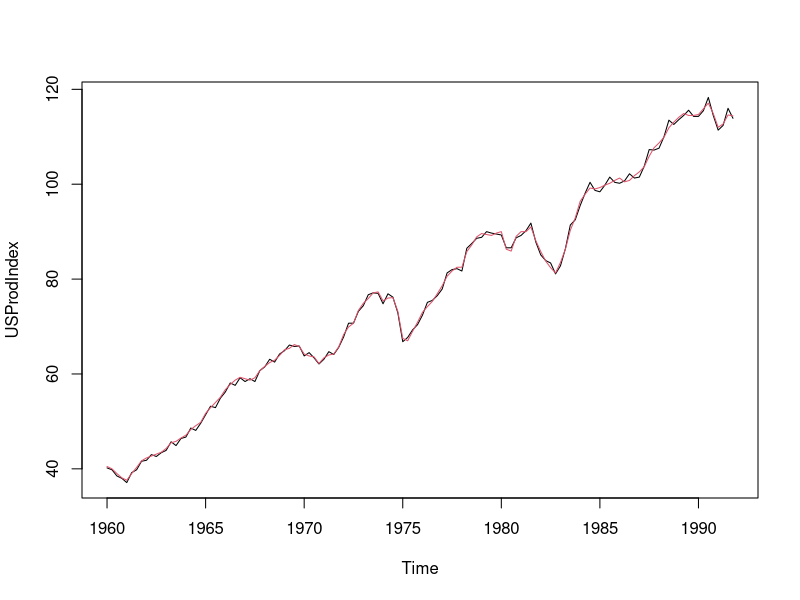
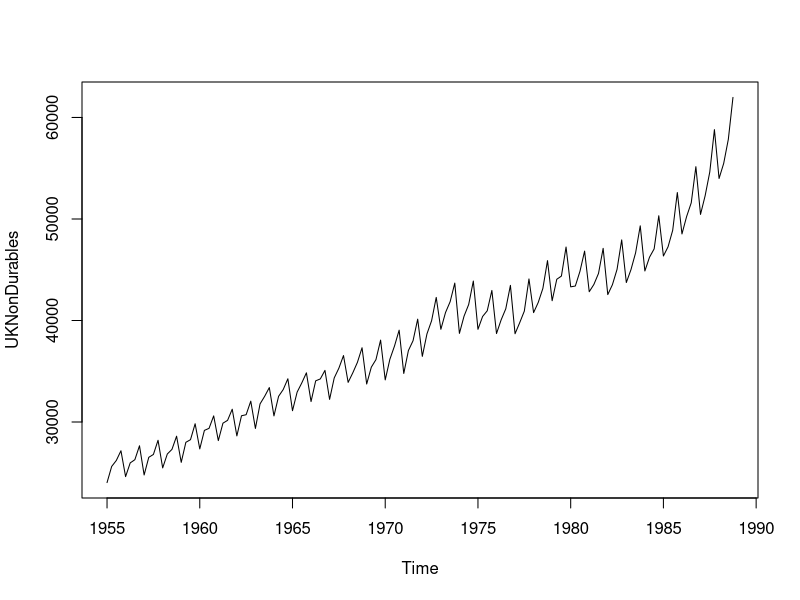
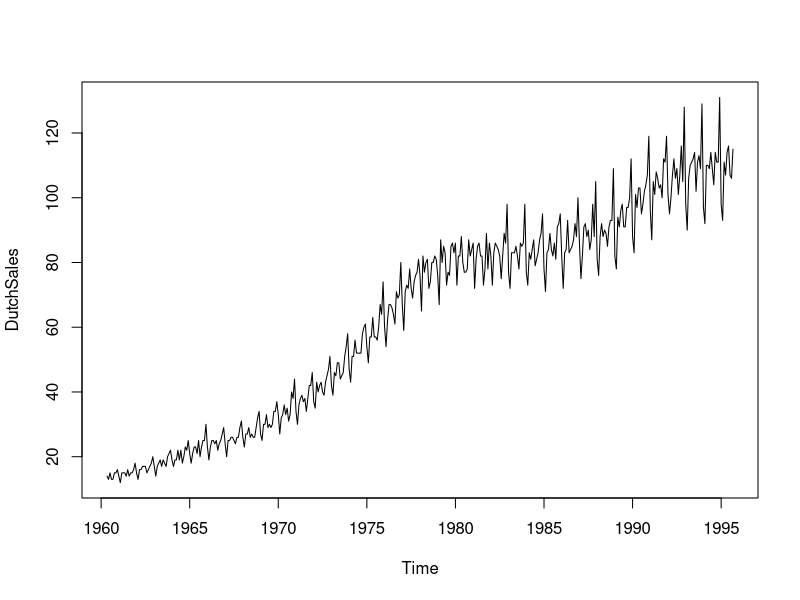
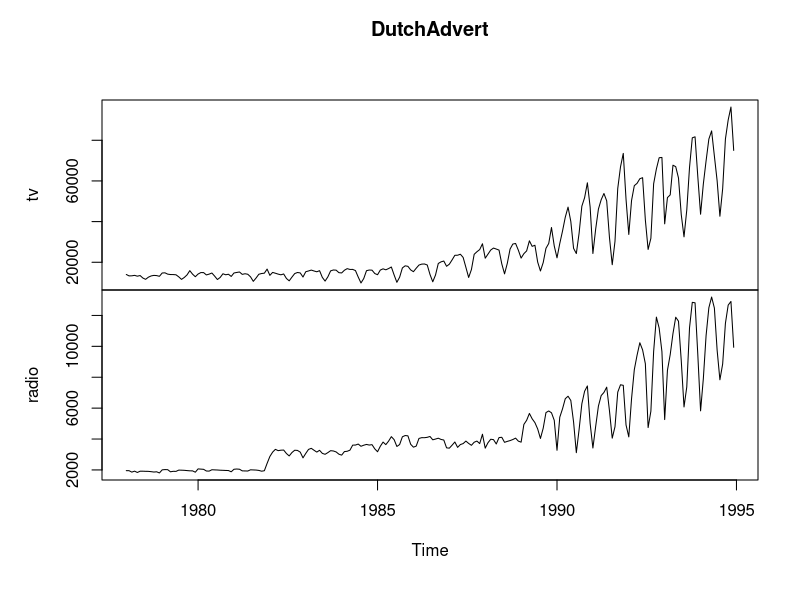

Here is the R script that generated these plots, in order:
library(AER)


### Name: Franses1998
### Title: Data and Examples from Franses (1998)
### Aliases: Franses1998
### Keywords: datasets

### ** Examples

###########################
## Convenience functions ##
###########################

## EACF tables (Franses 1998, p. 99)
ctrafo <- function(x) residuals(lm(x ~ factor(cycle(x))))
ddiff <- function(x) diff(diff(x, frequency(x)), 1)
eacf <- function(y, lag = 12) {
  stopifnot(all(lag > 0))
  if(length(lag) < 2) lag <- 1:lag
  rval <- sapply(
    list(y = y, dy = diff(y), cdy = ctrafo(diff(y)),
         Dy = diff(y, frequency(y)), dDy = ddiff(y)),
    function(x) acf(x, plot = FALSE, lag.max = max(lag))$acf[lag + 1])
  rownames(rval) <- lag
  return(rval)
}

#######################################
## Index of US industrial production ##
#######################################

data("USProdIndex", package = "AER")
plot(USProdIndex, plot.type = "single", col = 1:2)

## Franses (1998), Table 5.1
round(eacf(log(USProdIndex[,1])), digits = 3)

## Franses (1998), Equation 5.6: Unrestricted airline model
## (Franses: ma1 = 0.388 (0.063), ma4 = -0.739 (0.060), ma5 = -0.452 (0.069))
arima(log(USProdIndex[,1]), c(0, 1, 5), c(0, 1, 0), fixed = c(NA, 0, 0, NA, NA))

###########################################
## Consumption of non-durables in the UK ##
###########################################

data("UKNonDurables", package = "AER")
plot(UKNonDurables)

## Franses (1998), Table 5.2
round(eacf(log(UKNonDurables)), digits = 3)

## Franses (1998), Equation 5.51
## (Franses: sma1 = -0.632 (0.069))
arima(log(UKNonDurables), c(0, 1, 0), c(0, 1, 1))

##############################
## Dutch retail sales index ##
##############################

data("DutchSales", package = "AER")
plot(DutchSales)

## Franses (1998), Table 5.3
round(eacf(log(DutchSales), lag = c(1:18, 24, 36)), digits = 3)

###########################################
## TV and radio advertising expenditures ##
###########################################

data("DutchAdvert", package = "AER")
plot(DutchAdvert)

## Franses (1998), Table 5.4
round(eacf(log(DutchAdvert[,"tv"]), lag = c(1:19, 26, 39)), digits = 3)
